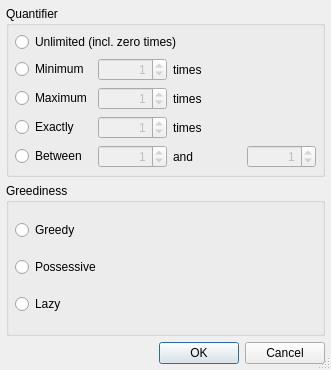
<?xml version="1.0" encoding="UTF-8"?>
<ui version="4.0">
 <class>QRegularExpressionWizardRepeatDialog</class>
 <widget class="QDialog" name="QRegularExpressionWizardRepeatDialog">
  <property name="geometry">
   <rect>
    <x>0</x>
    <y>0</y>
    <width>331</width>
    <height>370</height>
   </rect>
  </property>
  <property name="windowTitle">
   <string>Number of repetitions</string>
  </property>
  <property name="sizeGripEnabled">
   <bool>true</bool>
  </property>
  <layout class="QVBoxLayout" name="verticalLayout">
   <item>
    <widget class="QGroupBox" name="groupBox">
     <property name="title">
      <string>Quantifier</string>
     </property>
     <layout class="QGridLayout">
      <item row="2" column="2">
       <widget class="QLabel" name="textLabel1_6">
        <property name="text">
         <string>times</string>
        </property>
       </widget>
      </item>
      <item row="3" column="2">
       <widget class="QLabel" name="textLabel1_7">
        <property name="text">
         <string>times</string>
        </property>
       </widget>
      </item>
      <item row="1" column="2">
       <widget class="QLabel" name="textLabel1_5">
        <property name="text">
         <string>times</string>
        </property>
       </widget>
      </item>
      <item row="4" column="1">
       <widget class="QSpinBox" name="lowerSpin">
        <property name="enabled">
         <bool>false</bool>
        </property>
        <property name="alignment">
         <set>Qt::AlignRight</set>
        </property>
        <property name="value">
         <number>1</number>
        </property>
       </widget>
      </item>
      <item row="4" column="3">
       <widget class="QSpinBox" name="upperSpin">
        <property name="enabled">
         <bool>false</bool>
        </property>
        <property name="alignment">
         <set>Qt::AlignRight</set>
        </property>
        <property name="value">
         <number>1</number>
        </property>
       </widget>
      </item>
      <item row="4" column="2">
       <widget class="QLabel" name="textLabel6">
        <property name="text">
         <string>and</string>
        </property>
       </widget>
      </item>
      <item row="4" column="0">
       <widget class="QRadioButton" name="betweenButton">
        <property name="text">
         <string>Between</string>
        </property>
       </widget>
      </item>
      <item row="3" column="1">
       <widget class="QSpinBox" name="exactSpin">
        <property name="enabled">
         <bool>false</bool>
        </property>
        <property name="alignment">
         <set>Qt::AlignRight</set>
        </property>
        <property name="value">
         <number>1</number>
        </property>
       </widget>
      </item>
      <item row="3" column="0">
       <widget class="QRadioButton" name="exactButton">
        <property name="text">
         <string>Exactly</string>
        </property>
       </widget>
      </item>
      <item row="2" column="1">
       <widget class="QSpinBox" name="maxSpin">
        <property name="enabled">
         <bool>false</bool>
        </property>
        <property name="alignment">
         <set>Qt::AlignRight</set>
        </property>
        <property name="value">
         <number>1</number>
        </property>
       </widget>
      </item>
      <item row="2" column="0">
       <widget class="QRadioButton" name="maxButton">
        <property name="text">
         <string>Maximum</string>
        </property>
       </widget>
      </item>
      <item row="1" column="0">
       <widget class="QRadioButton" name="minButton">
        <property name="text">
         <string>Minimum</string>
        </property>
       </widget>
      </item>
      <item row="1" column="1">
       <widget class="QSpinBox" name="minSpin">
        <property name="enabled">
         <bool>false</bool>
        </property>
        <property name="alignment">
         <set>Qt::AlignRight</set>
        </property>
        <property name="value">
         <number>1</number>
        </property>
       </widget>
      </item>
      <item row="0" column="0" colspan="4">
       <widget class="QRadioButton" name="unlimitedButton">
        <property name="text">
         <string>Unlimited (incl. zero times)</string>
        </property>
       </widget>
      </item>
     </layout>
    </widget>
   </item>
   <item>
    <widget class="QGroupBox" name="groupBox_2">
     <property name="title">
      <string>Greediness</string>
     </property>
     <layout class="QVBoxLayout" name="verticalLayout_2">
      <item>
       <widget class="QRadioButton" name="greedyButton">
        <property name="text">
         <string>Greedy</string>
        </property>
       </widget>
      </item>
      <item>
       <widget class="QRadioButton" name="possessiveButton">
        <property name="text">
         <string>Possessive</string>
        </property>
       </widget>
      </item>
      <item>
       <widget class="QRadioButton" name="lazyButton">
        <property name="text">
         <string>Lazy</string>
        </property>
       </widget>
      </item>
     </layout>
    </widget>
   </item>
   <item>
    <widget class="QDialogButtonBox" name="buttonBox">
     <property name="orientation">
      <enum>Qt::Horizontal</enum>
     </property>
     <property name="standardButtons">
      <set>QDialogButtonBox::Cancel|QDialogButtonBox::Ok</set>
     </property>
    </widget>
   </item>
  </layout>
 </widget>
 <layoutdefault spacing="6" margin="6"/>
 <pixmapfunction>qPixmapFromMimeSource</pixmapfunction>
 <tabstops>
  <tabstop>unlimitedButton</tabstop>
  <tabstop>minButton</tabstop>
  <tabstop>minSpin</tabstop>
  <tabstop>maxButton</tabstop>
  <tabstop>maxSpin</tabstop>
  <tabstop>exactButton</tabstop>
  <tabstop>exactSpin</tabstop>
  <tabstop>betweenButton</tabstop>
  <tabstop>lowerSpin</tabstop>
  <tabstop>upperSpin</tabstop>
  <tabstop>greedyButton</tabstop>
  <tabstop>possessiveButton</tabstop>
  <tabstop>lazyButton</tabstop>
  <tabstop>buttonBox</tabstop>
 </tabstops>
 <resources/>
 <connections>
  <connection>
   <sender>minButton</sender>
   <signal>toggled(bool)</signal>
   <receiver>minSpin</receiver>
   <slot>setEnabled(bool)</slot>
   <hints>
    <hint type="sourcelabel">
     <x>53</x>
     <y>43</y>
    </hint>
    <hint type="destinationlabel">
     <x>121</x>
     <y>47</y>
    </hint>
   </hints>
  </connection>
  <connection>
   <sender>maxButton</sender>
   <signal>toggled(bool)</signal>
   <receiver>maxSpin</receiver>
   <slot>setEnabled(bool)</slot>
   <hints>
    <hint type="sourcelabel">
     <x>58</x>
     <y>68</y>
    </hint>
    <hint type="destinationlabel">
     <x>117</x>
     <y>67</y>
    </hint>
   </hints>
  </connection>
  <connection>
   <sender>exactButton</sender>
   <signal>toggled(bool)</signal>
   <receiver>exactSpin</receiver>
   <slot>setEnabled(bool)</slot>
   <hints>
    <hint type="sourcelabel">
     <x>61</x>
     <y>114</y>
    </hint>
    <hint type="destinationlabel">
     <x>162</x>
     <y>114</y>
    </hint>
   </hints>
  </connection>
  <connection>
   <sender>betweenButton</sender>
   <signal>toggled(bool)</signal>
   <receiver>lowerSpin</receiver>
   <slot>setEnabled(bool)</slot>
   <hints>
    <hint type="sourcelabel">
     <x>60</x>
     <y>143</y>
    </hint>
    <hint type="destinationlabel">
     <x>162</x>
     <y>143</y>
    </hint>
   </hints>
  </connection>
  <connection>
   <sender>betweenButton</sender>
   <signal>toggled(bool)</signal>
   <receiver>upperSpin</receiver>
   <slot>setEnabled(bool)</slot>
   <hints>
    <hint type="sourcelabel">
     <x>61</x>
     <y>143</y>
    </hint>
    <hint type="destinationlabel">
     <x>322</x>
     <y>143</y>
    </hint>
   </hints>
  </connection>
  <connection>
   <sender>buttonBox</sender>
   <signal>accepted()</signal>
   <receiver>QRegularExpressionWizardRepeatDialog</receiver>
   <slot>accept()</slot>
   <hints>
    <hint type="sourcelabel">
     <x>19</x>
     <y>190</y>
    </hint>
    <hint type="destinationlabel">
     <x>19</x>
     <y>211</y>
    </hint>
   </hints>
  </connection>
  <connection>
   <sender>buttonBox</sender>
   <signal>rejected()</signal>
   <receiver>QRegularExpressionWizardRepeatDialog</receiver>
   <slot>reject()</slot>
   <hints>
    <hint type="sourcelabel">
     <x>61</x>
     <y>192</y>
    </hint>
    <hint type="destinationlabel">
     <x>61</x>
     <y>210</y>
    </hint>
   </hints>
  </connection>
 </connections>
</ui>
